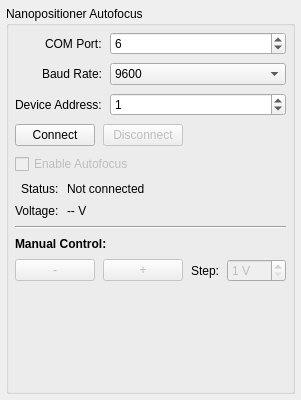
<?xml version="1.0" encoding="UTF-8"?>
<ui version="4.0">
 <class>NanopositionerTab</class>
 <widget class="QWidget" name="NanopositionerTab">
  <property name="geometry">
   <rect>
    <x>0</x>
    <y>0</y>
    <width>300</width>
    <height>400</height>
   </rect>
  </property>
  <layout class="QVBoxLayout" name="verticalLayout">
   <property name="leftMargin">
    <number>6</number>
   </property>
   <property name="topMargin">
    <number>6</number>
   </property>
   <property name="rightMargin">
    <number>6</number>
   </property>
   <property name="bottomMargin">
    <number>6</number>
   </property>
   <property name="spacing">
    <number>8</number>
   </property>
   <item>
    <widget class="QGroupBox" name="nanopositionerGroup">
     <property name="title">
      <string>Nanopositioner Autofocus</string>
     </property>
     <layout class="QVBoxLayout" name="groupVerticalLayout">
      <property name="spacing">
       <number>8</number>
      </property>
      <property name="leftMargin">
       <number>6</number>
      </property>
      <property name="topMargin">
       <number>6</number>
      </property>
      <property name="rightMargin">
       <number>6</number>
      </property>
      <property name="bottomMargin">
       <number>6</number>
      </property>
      <item>
       <layout class="QFormLayout" name="connectionFormLayout">
        <property name="labelAlignment">
         <set>Qt::AlignRight|Qt::AlignTrailing|Qt::AlignVCenter</set>
        </property>
        <item row="0" column="0">
         <widget class="QLabel" name="comPortLabel">
          <property name="text">
           <string>COM Port:</string>
          </property>
         </widget>
        </item>
        <item row="0" column="1">
         <widget class="QSpinBox" name="comPortSpinBox">
          <property name="minimum">
           <number>1</number>
          </property>
          <property name="maximum">
           <number>256</number>
          </property>
          <property name="value">
           <number>6</number>
          </property>
         </widget>
        </item>
        <item row="1" column="0">
         <widget class="QLabel" name="baudRateLabel">
          <property name="text">
           <string>Baud Rate:</string>
          </property>
         </widget>
        </item>
        <item row="1" column="1">
         <widget class="QComboBox" name="baudRateCombo">
          <item>
           <property name="text">
            <string>9600</string>
           </property>
          </item>
          <item>
           <property name="text">
            <string>19200</string>
           </property>
          </item>
          <item>
           <property name="text">
            <string>38400</string>
           </property>
          </item>
          <item>
           <property name="text">
            <string>57600</string>
           </property>
          </item>
          <item>
           <property name="text">
            <string>115200</string>
           </property>
          </item>
         </widget>
        </item>
        <item row="2" column="0">
         <widget class="QLabel" name="deviceAddressLabel">
          <property name="text">
           <string>Device Address:</string>
          </property>
         </widget>
        </item>
        <item row="2" column="1">
         <widget class="QSpinBox" name="deviceAddressSpinBox">
          <property name="maximum">
           <number>255</number>
          </property>
          <property name="value">
           <number>1</number>
          </property>
         </widget>
        </item>
       </layout>
      </item>
      <item>
       <layout class="QHBoxLayout" name="connectionButtonsLayout">
        <item>
         <widget class="QPushButton" name="connectBtn">
          <property name="text">
           <string>Connect</string>
          </property>
         </widget>
        </item>
        <item>
         <widget class="QPushButton" name="disconnectBtn">
          <property name="text">
           <string>Disconnect</string>
          </property>
          <property name="enabled">
           <bool>false</bool>
          </property>
         </widget>
        </item>
        <item>
         <spacer name="connectionSpacer">
          <property name="orientation">
           <enum>Qt::Horizontal</enum>
          </property>
          <property name="sizeHint" stdset="0">
           <size>
            <width>40</width>
            <height>20</height>
           </size>
          </property>
         </spacer>
        </item>
       </layout>
      </item>
      <item>
       <widget class="QCheckBox" name="autofocusEnabledCheck">
        <property name="text">
         <string>Enable Autofocus</string>
        </property>
        <property name="enabled">
         <bool>false</bool>
        </property>
       </widget>
      </item>
      <item>
       <layout class="QFormLayout" name="statusFormLayout">
        <property name="labelAlignment">
         <set>Qt::AlignRight|Qt::AlignTrailing|Qt::AlignVCenter</set>
        </property>
        <item row="0" column="0">
         <widget class="QLabel" name="statusLabelLabel">
          <property name="text">
           <string>Status:</string>
          </property>
         </widget>
        </item>
        <item row="0" column="1">
         <widget class="QLabel" name="statusLabel">
           <property name="text">
            <string>Not connected</string>
           </property>
          </widget>
        </item>
        <item row="1" column="0">
         <widget class="QLabel" name="voltageLabelLabel">
          <property name="text">
           <string>Voltage:</string>
          </property>
         </widget>
        </item>
        <item row="1" column="1">
         <widget class="QLabel" name="voltageLabel">
          <property name="text">
           <string>-- V</string>
          </property>
         </widget>
        </item>
       </layout>
      </item>
      <item>
       <widget class="QFrame" name="separatorLine">
        <property name="frameShape">
         <enum>QFrame::HLine</enum>
        </property>
        <property name="frameShadow">
         <enum>QFrame::Sunken</enum>
        </property>
       </widget>
      </item>
      <item>
       <widget class="QLabel" name="manualControlLabel">
        <property name="text">
         <string>Manual Control:</string>
        </property>
        <property name="font">
         <font>
          <weight>75</weight>
          <bold>true</bold>
         </font>
        </property>
       </widget>
      </item>
      <item>
       <layout class="QHBoxLayout" name="manualControlLayout">
        <item>
         <widget class="QPushButton" name="decreaseVoltageBtn">
          <property name="text">
           <string>-</string>
          </property>
          <property name="enabled">
           <bool>false</bool>
          </property>
         </widget>
        </item>
        <item>
         <widget class="QPushButton" name="increaseVoltageBtn">
          <property name="text">
           <string>+</string>
          </property>
          <property name="enabled">
           <bool>false</bool>
          </property>
         </widget>
        </item>
        <item>
         <spacer name="manualSpacer">
          <property name="orientation">
           <enum>Qt::Horizontal</enum>
          </property>
          <property name="sizeHint" stdset="0">
           <size>
            <width>40</width>
            <height>20</height>
           </size>
          </property>
         </spacer>
        </item>
        <item>
         <widget class="QLabel" name="voltageStepLabel">
          <property name="text">
           <string>Step:</string>
          </property>
         </widget>
        </item>
        <item>
         <widget class="QSpinBox" name="voltageStepSpinBox">
          <property name="minimum">
           <number>1</number>
          </property>
          <property name="maximum">
           <number>100</number>
          </property>
          <property name="suffix">
           <string> V</string>
          </property>
          <property name="value">
           <number>1</number>
          </property>
          <property name="enabled">
           <bool>false</bool>
          </property>
         </widget>
        </item>
       </layout>
      </item>
      <item>
       <spacer name="verticalSpacer">
        <property name="orientation">
         <enum>Qt::Vertical</enum>
        </property>
        <property name="sizeHint" stdset="0">
         <size>
          <width>20</width>
          <height>40</height>
         </size>
        </property>
       </spacer>
      </item>
     </layout>
    </widget>
   </item>
  </layout>
 </widget>
 <resources/>
</ui>
